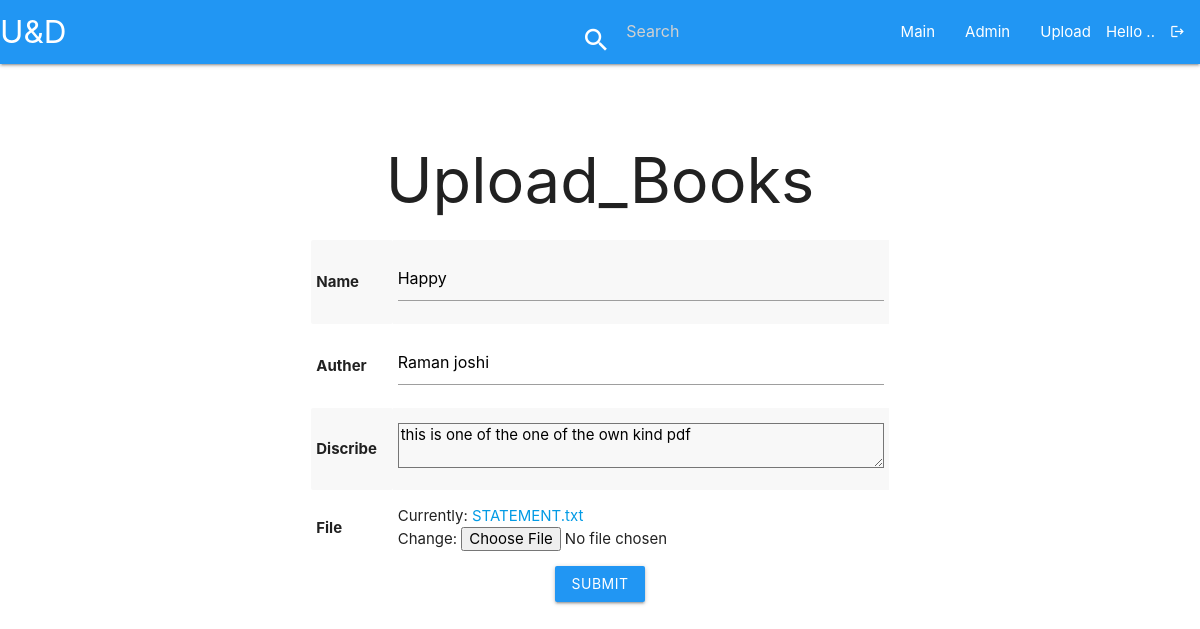
Screenshot of /update/6 (signed in) with the database file from the repository.
### updown/models.py (models this page shows, shortened)
class book(models.Model):
    name=models.CharField(max_length=30)
    auther=models.CharField(max_length=30,default="anonymous")
    discribe=models.TextField(default="django uploaded file")
    file=models.FileField(upload_to='')

### updown/views.py (the view)
# urls.py: path('update/<int:book_id>',views.update_book,name='update_book'),
def update_book(request,book_id):
    book_id=int(book_id)
    try:
        book_sel=book.objects.get(id = book_id)
    except book.DoesNotExist:
        return redirect('index')
    if request.method == 'POST':
        book_form = BookCreate(request.POST,request.FILES,instance=book_sel)
    else:
        book_form = BookCreate(None,instance=book_sel)
    if book_form.is_valid():
        book_form.save()
        return redirect('index')
    return render(request,'upload_form.html',{'upload_form':book_form})

### updown/forms.py
class BookCreate(forms.ModelForm):
    class Meta:
        model=book
        fields='__all__'

### templates/upload_form.html (shortened to what this page needs)
{% extends 'index.html' %} {% load static %} {% block content %}
<div class="row">
    <center>
        <div class="col s6 offset-s3">
            <h1>Upload_Books</h1>
            {% if user.is_authenticated%}
                <form method="POST" enctype="multipart/form-data">
                    <table class="striped">
                        {% for field in upload_form %}
                        <tr>
                            <th>{{field.label}}</th>
                            <td>{{field}}</td>
                        </tr>
                        {% endfor %}
                    </table>
                    <button type="submit" class="waves-light blue btn">Submit</button>
                </form>
            {% else %}
                <h1> You are not logged in please login to upload document</h1>
            {%endif%}
        </div>
    </center>
</div>
{% endblock %}

### rows the page displays
book: upload_form "Happy" "Raman joshi" "this is one of the one of the own kind pdf"

### other values shown
{{ field.label }} "Name" "Auther" "Discribe" "File"
